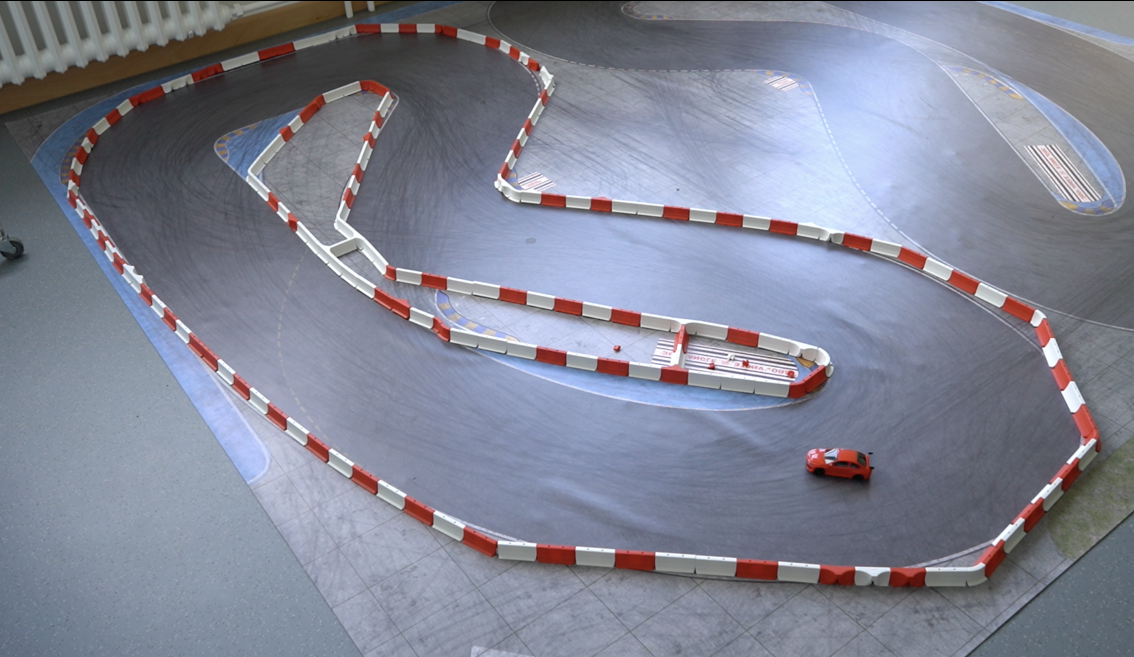
#> input picture Path-image/image-1.png, 1134 x 657 px, given in place of the camera
$ python live_boundary_detector.py
#> lines starting #> are read from the running program, lines starting #| are printed output that depends on the picture; after the words box and inside, x2 and y2 are one past the last pixel; in counts of white or black regions, pixels touching at a corner belong together
#!/usr/bin/env python3
"""
Live camera boundary detection using adaptive threshold.
Same method as extract_clean_boundaries.py but for real-time operation.
Improved car detection that distinguishes between road boundaries and car.
"""

import cv2
import numpy as np
from typing import Tuple, Optional, List


class LiveBoundaryDetector:
    """
    Detects track boundaries and car in live camera feed using adaptive threshold.
    Prevents confusion between road markers (boundaries) and the car itself.
    """

    def __init__(self, frame_width: int = 640, frame_height: int = 480):
        self.frame_width = frame_width
        self.frame_height = frame_height
        self.last_car_position = None
        self.frame_buffer = []
        self.max_buffer_size = 5

    def detect_boundaries_and_car(self, frame: np.ndarray) -> Tuple[
        Optional[int],  # left_edge_x
        Optional[int],  # center_x
        Optional[int],  # right_edge_x
        Optional[np.ndarray],  # road_mask
        Optional[Tuple[int, int, int, int]],  # car_bbox (x, y, w, h)
        np.ndarray  # display_frame (with visualizations)
    ]:
        """
        Detect road boundaries and car position using adaptive threshold.

        Returns:
            - left_edge_x: X coordinate of left boundary
            - center_x: X coordinate of road center
            - right_edge_x: X coordinate of right boundary
            - road_mask: Binary mask of road area
            - car_bbox: Bounding box of detected car (x, y, width, height) or None
            - display_frame: Frame with boundary lines drawn for visualization
        """

        height, width = frame.shape[:2]
        display = frame.copy()

        # ===== STEP 1: ADAPTIVE THRESHOLD =====
        gray = cv2.cvtColor(frame, cv2.COLOR_BGR2GRAY)
        blurred = cv2.GaussianBlur(gray, (5, 5), 0)

        binary = cv2.adaptiveThreshold(
            blurred, 255,
            cv2.ADAPTIVE_THRESH_GAUSSIAN_C,
            cv2.THRESH_BINARY_INV,
            11, 2
        )

        # ===== STEP 2: MINIMAL MORPHOLOGY =====
        kernel = np.ones((2, 2), np.uint8)
        binary = cv2.morphologyEx(binary, cv2.MORPH_OPEN, kernel, iterations=1)
        binary = cv2.morphologyEx(binary, cv2.MORPH_CLOSE, kernel, iterations=1)

        # ===== STEP 3: FIND CONTOURS =====
        contours, _ = cv2.findContours(binary, cv2.RETR_EXTERNAL, cv2.CHAIN_APPROX_SIMPLE)

        if len(contours) == 0:
            cv2.putText(display, "No contours detected", (10, 30),
                       cv2.FONT_HERSHEY_SIMPLEX, 0.7, (0, 0, 255), 2)
            return None, None, None, None, None, display

        # ===== STEP 4: FILTER AND SORT CONTOURS =====
        contours_with_area = [(cv2.contourArea(c), c) for c in contours]
        contours_sorted = sorted(contours_with_area, key=lambda x: x[0], reverse=True)

        # Keep top 10 with minimum area threshold
        large_contours = [(area, c) for area, c in contours_sorted if area >= 700]

        if len(large_contours) < 2:
            cv2.putText(display, f"Not enough boundaries (found {len(large_contours)})",
                       (10, 30), cv2.FONT_HERSHEY_SIMPLEX, 0.7, (0, 0, 255), 2)
            return None, None, None, None, None, display

        # ===== STEP 5: IDENTIFY BOUNDARIES VS ROAD MARKERS =====
        # The two largest contours should be outer and inner track boundaries
        outer_area, outer_boundary = large_contours[0]
        inner_area, inner_boundary = large_contours[1]

        # Remaining contours: could be road markers, car, or road segments
        other_contours = large_contours[2:] if len(large_contours) > 2 else []

        try:
            # Get edge positions from outer boundary
            left_edge_x = int(outer_boundary[:, :, 0].min())
            right_edge_x = int(outer_boundary[:, :, 0].max())
            top_edge_y = int(outer_boundary[:, :, 1].min())
            bottom_edge_y = int(outer_boundary[:, :, 1].max())

            # Create road mask (area between outer and inner boundaries)
            outer_mask = np.zeros((height, width), dtype=np.uint8)
            inner_mask = np.zeros((height, width), dtype=np.uint8)
            cv2.drawContours(outer_mask, [outer_boundary], 0, 255, -1)
            cv2.drawContours(inner_mask, [inner_boundary], 0, 255, -1)
            road_mask = cv2.bitwise_xor(outer_mask, inner_mask)

            # Calculate road center
            mid_y = height // 2
            row = road_mask[mid_y, :]
            if np.any(row):
                indices = np.where(row > 0)[0]
                center_x = (indices[0] + indices[-1]) // 2 if len(indices) > 0 else (left_edge_x + right_edge_x) // 2
            else:
                center_x = (left_edge_x + right_edge_x) // 2

            # Verify reasonable separation
            min_separation = max(50, width * 0.15)
            if right_edge_x - left_edge_x < min_separation:
                return None, None, None, None, None, display

            # ===== STEP 6: DETECT CAR =====
            car_bbox = self._detect_car(
                binary, other_contours, road_mask,
                left_edge_x, right_edge_x, center_x, height, width
            )

            # ===== STEP 7: DRAW VISUALIZATION =====
            self._draw_boundaries(display, left_edge_x, center_x, right_edge_x, height, road_mask)
            if car_bbox:
                self._draw_car_bbox(display, car_bbox)

            # Draw status text
            road_width = right_edge_x - left_edge_x
            status_text = f"BOUNDARIES: L={left_edge_x} C={center_x} R={right_edge_x} W={road_width}px"
            cv2.putText(display, status_text, (10, 30), cv2.FONT_HERSHEY_SIMPLEX,
                       0.6, (0, 255, 0), 2)

            if car_bbox:
                car_text = f"CAR DETECTED at {car_bbox[:2]}"
                cv2.putText(display, car_text, (10, 60), cv2.FONT_HERSHEY_SIMPLEX,
                           0.6, (0, 165, 255), 2)

            return left_edge_x, center_x, right_edge_x, road_mask, car_bbox, display

        except Exception as e:
            cv2.putText(display, f"Error: {str(e)[:40]}", (10, 30),
                       cv2.FONT_HERSHEY_SIMPLEX, 0.6, (0, 0, 255), 2)
            return None, None, None, None, None, display

    def _detect_car(
        self,
        binary: np.ndarray,
        other_contours: List[Tuple[float, np.ndarray]],
        road_mask: np.ndarray,
        left_edge: int,
        right_edge: int,
        center_x: int,
        height: int,
        width: int
    ) -> Optional[Tuple[int, int, int, int]]:
        """
        Detect car position by filtering out road markers.

        Car characteristics:
        - Located in center region of frame (within road area)
        - Typically in lower half of frame
        - Moving object (small movement frame-to-frame)
        - Different size/shape than stationary road markers
        - Won't be at extreme left/right edges

        Returns: (x, y, width, height) or None
        """

        if len(other_contours) == 0:
            return None

        # Define car search region (center of road, lower half of frame)
        car_search_left = left_edge + int((right_edge - left_edge) * 0.2)
        car_search_right = right_edge - int((right_edge - left_edge) * 0.2)
        car_search_top = int(height * 0.4)
        car_search_bottom = height

        best_car_candidate = None
        best_car_score = -1

        for area, contour in other_contours:
            x, y, w, h = cv2.boundingRect(contour)
            cx, cy = x + w // 2, y + h // 2

            # Filter criteria to distinguish car from road markers

            # 1. Must be in car search region
            if not (car_search_left < cx < car_search_right and
                   car_search_top < cy < car_search_bottom):
                continue

            # 2. Must be within road mask
            if not self._is_mostly_in_road(road_mask, x, y, w, h):
                continue

            # 3. Size filtering (car should be reasonable size, not too small like noise)
            min_size = 30  # Minimum width/height
            max_size = min(int((right_edge - left_edge) * 0.4), int(height * 0.3))
            if w < min_size or h < min_size or w > max_size or h > max_size:
                continue

            # 4. Aspect ratio filtering (car is roughly square-ish, not extreme)
            aspect = max(w, h) / max(1, min(w, h))
            if aspect > 3:  # Too elongated, likely road marker
                continue

            # 5. Prefer contours closer to bottom of frame (car position)
            distance_from_bottom = height - cy
            position_score = 1.0 / (distance_from_bottom + 100)  # Higher score = closer to bottom

            # 6. Prefer contours in center (not at edges)
            center_distance = abs(cx - center_x)
            max_center_distance = (right_edge - left_edge) * 0.3
            if center_distance > max_center_distance:
                continue
            center_score = 1.0 - (center_distance / max_center_distance)

            # 7. Temporal filtering (prefer contours near last position)
            temporal_score = 1.0
            if self.last_car_position:
                last_x, last_y = self.last_car_position
                dist_from_last = np.sqrt((cx - last_x)**2 + (cy - last_y)**2)
                if dist_from_last > 100:  # Too far from last position, likely false positive
                    temporal_score = 0.3
                else:
                    temporal_score = 1.0 - (dist_from_last / 100)

            # Combined score
            score = position_score * 0.4 + center_score * 0.4 + temporal_score * 0.2

            if score > best_car_score:
                best_car_score = score
                best_car_candidate = (x, y, w, h)

        # Update position memory for next frame
        if best_car_candidate:
            x, y, w, h = best_car_candidate
            self.last_car_position = (x + w // 2, y + h // 2)
            return best_car_candidate

        return None

    def _is_mostly_in_road(self, road_mask: np.ndarray, x: int, y: int, w: int, h: int) -> bool:
        """Check if contour is mostly within road area (not on boundary markers)."""
        # Extract region
        y1, y2 = max(0, y), min(road_mask.shape[0], y + h)
        x1, x2 = max(0, x), min(road_mask.shape[1], x + w)

        if y2 - y1 < 5 or x2 - x1 < 5:
            return False

        region = road_mask[y1:y2, x1:x2]
        total_pixels = (y2 - y1) * (x2 - x1)
        road_pixels = np.count_nonzero(region)

        # Must be at least 40% within road area
        return road_pixels / total_pixels >= 0.4

    def _draw_boundaries(self, display: np.ndarray, left: int, center: int, right: int,
                        height: int, road_mask: np.ndarray) -> None:
        """Draw boundary lines on display frame."""
        # Road overlay (light green tint)
        overlay = display.copy()
        overlay[road_mask > 0] = [0, 200, 0]
        cv2.addWeighted(overlay, 0.1, display, 0.9, 0, display)

        # Boundary lines
        line_thickness = 3
        edge_color = (0, 255, 0)  # Green for edges
        center_color = (255, 0, 0)  # Blue for center

        # Left boundary
        cv2.line(display, (left, 0), (left, height), edge_color, line_thickness)

        # Right boundary
        cv2.line(display, (right, 0), (right, height), edge_color, line_thickness)

        # Center line (dashed)
        dash_length = 20
        gap_length = 10
        for y in range(0, height, dash_length + gap_length):
            y_end = min(y + dash_length, height)
            cv2.line(display, (center, y), (center, y_end), center_color, 2)

    # [12 lines left out: function _draw_car_bbox, not called in this run]


def run_live_demo(camera_index: int = 0, width: int = 640, height: int = 480, fps: int = 30):
    """
    Run live boundary and car detection demo.
    Press 'q' to quit, 's' to save frame.
    """
#> called with camera_index = 0, width = 640, height = 480, fps = 30
    import sys

    # Open camera
    cap = cv2.VideoCapture(camera_index)
    if not cap.isOpened():
        print(f"ERROR: Could not open camera {camera_index}")
        return

    cap.set(cv2.CAP_PROP_FRAME_WIDTH, width)
    cap.set(cv2.CAP_PROP_FRAME_HEIGHT, height)
    cap.set(cv2.CAP_PROP_FPS, fps)

    # Warm up
    for _ in range(3):
        cap.read()
#> this loop made 3 passes
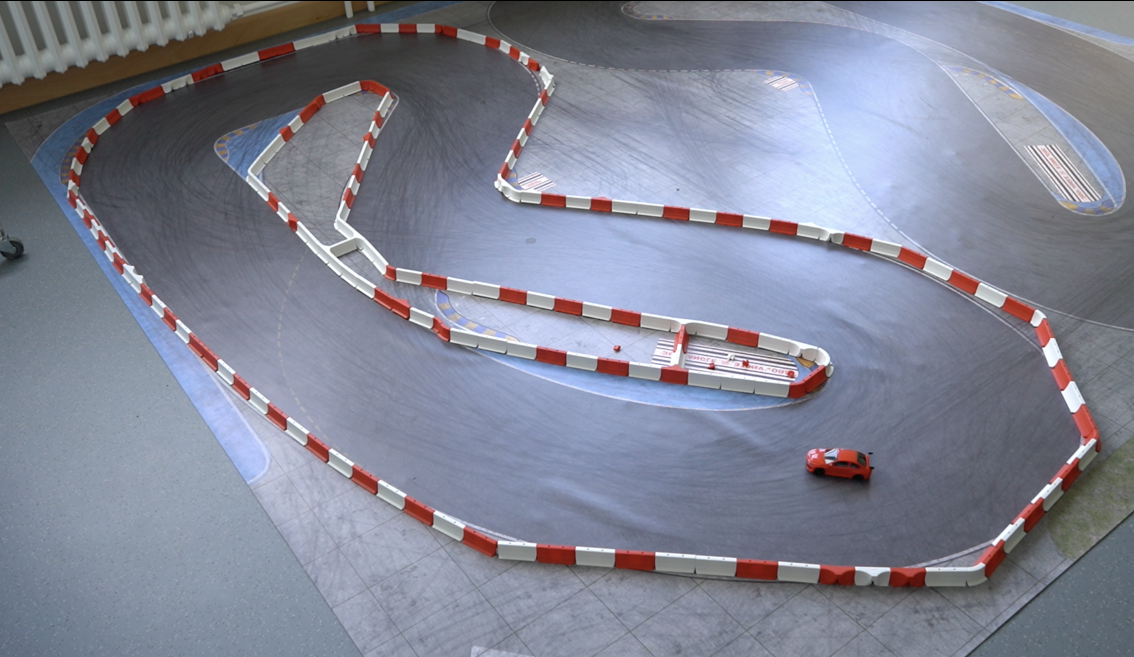
#> input picture Path-image/image-1.png, 1134 x 657 px, given in place of the camera

    detector = LiveBoundaryDetector(width, height)
    frame_count = 0

    print("\n" + "="*70)
    print("LIVE BOUNDARY DETECTION WITH CAR DETECTION")
    print("="*70)
    print("Press 'q' to quit | 's' to save frame | 'd' to save display")
    print("="*70 + "\n")

    try:
        while True:
            ret, frame = cap.read()
#> frame is the input picture: shape (657, 1134, 3); mean B, G, R 148.5, 133, 129.5
            if not ret:
                print("Camera read failed")
                break

            frame_count += 1

            # Detect boundaries and car
            left, center, right, road_mask, car_bbox, display = detector.detect_boundaries_and_car(frame)
#> in detect_boundaries_and_car, `gray = cv2.cvtColor(frame, cv2.COLOR_BGR2GRAY)`:
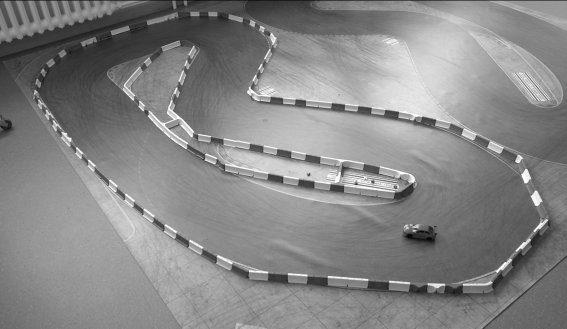
#> gray: shape (657, 1134) (shown at 1/2 size); min 0, max 255, mean 133.7
#> in detect_boundaries_and_car, `binary = cv2.adaptiveThreshold( blurred, 255, cv2.ADAPTIVE_THRESH_GAUS..`:
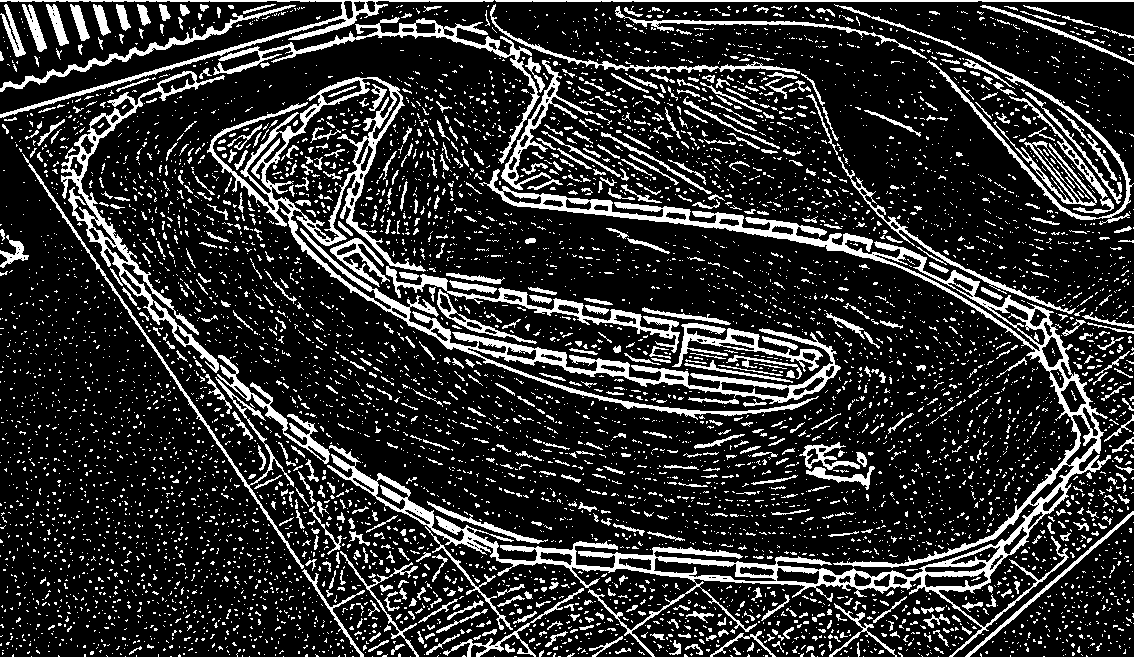
#> binary: shape (657, 1134); 18.5% white; 6864 white regions (6133 under 20 px), largest, box (x1, y1, x2, y2) and area: (327, 169, 1111, 657) 21838, (207, 77, 841, 420) 13574, (61, 71, 225, 373) 4588
#> in detect_boundaries_and_car, `binary = cv2.morphologyEx(binary, cv2.MORPH_OPEN, kernel, iterations=1)`:
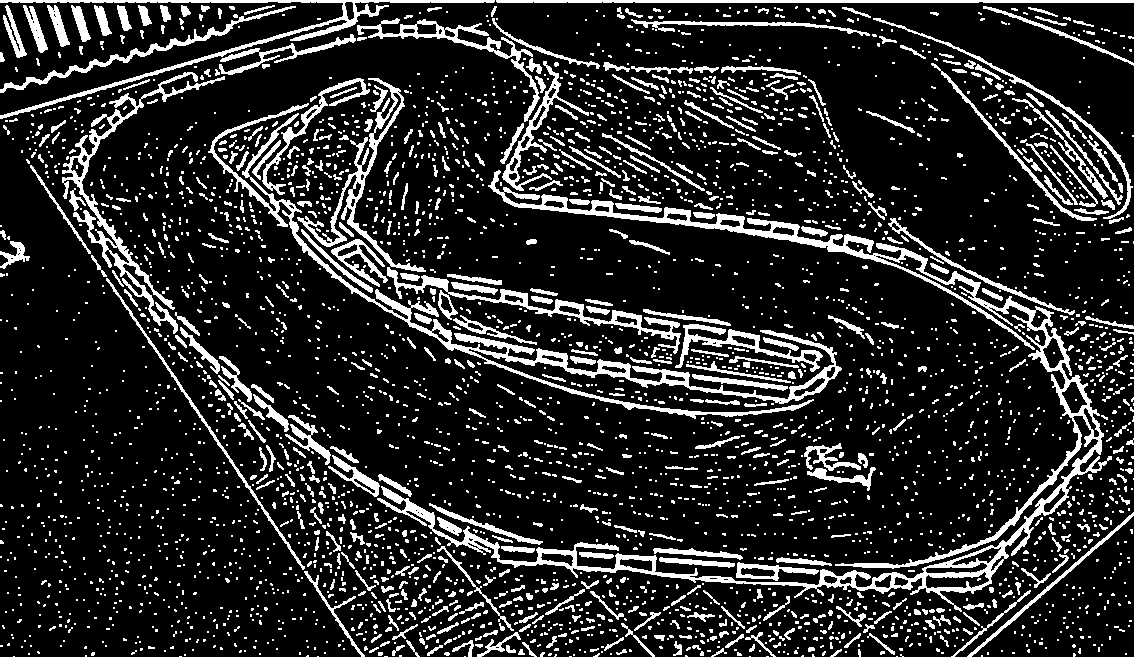
#> binary: shape (657, 1134); 16% white; 3613 white regions (2911 under 20 px), largest, box (x1, y1, x2, y2) and area: (377, 170, 1112, 612) 16067, (208, 103, 842, 419) 8224, (62, 72, 225, 334) 3761
#> in detect_boundaries_and_car, `contours, _ = cv2.findContours(binary, cv2.RETR_EXTERNAL, cv2.CHAIN_AP..`: contours = 3292 contours, 2920 with area under 20; largest, box (x1, y1, x2, y2) and area: (181, 171, 1113, 613) 22796, (0, 0, 1134, 192) 9361, (209, 104, 843, 420) 9231, (298, 79, 682, 355) 5596, (63, 73, 226, 335) 4304
#> (the rest of the program and of its run is left out)
